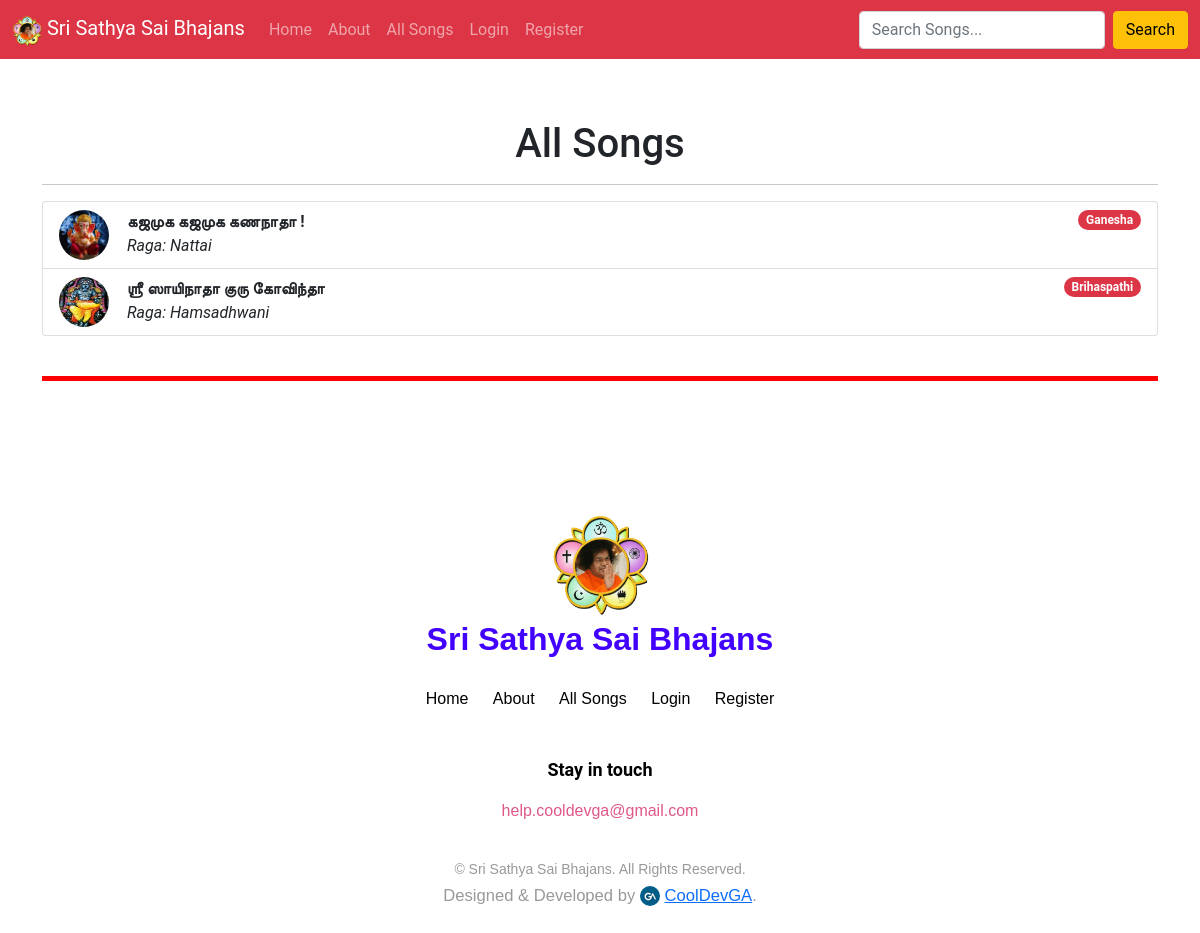
Before: /song/all/ with the older database file.
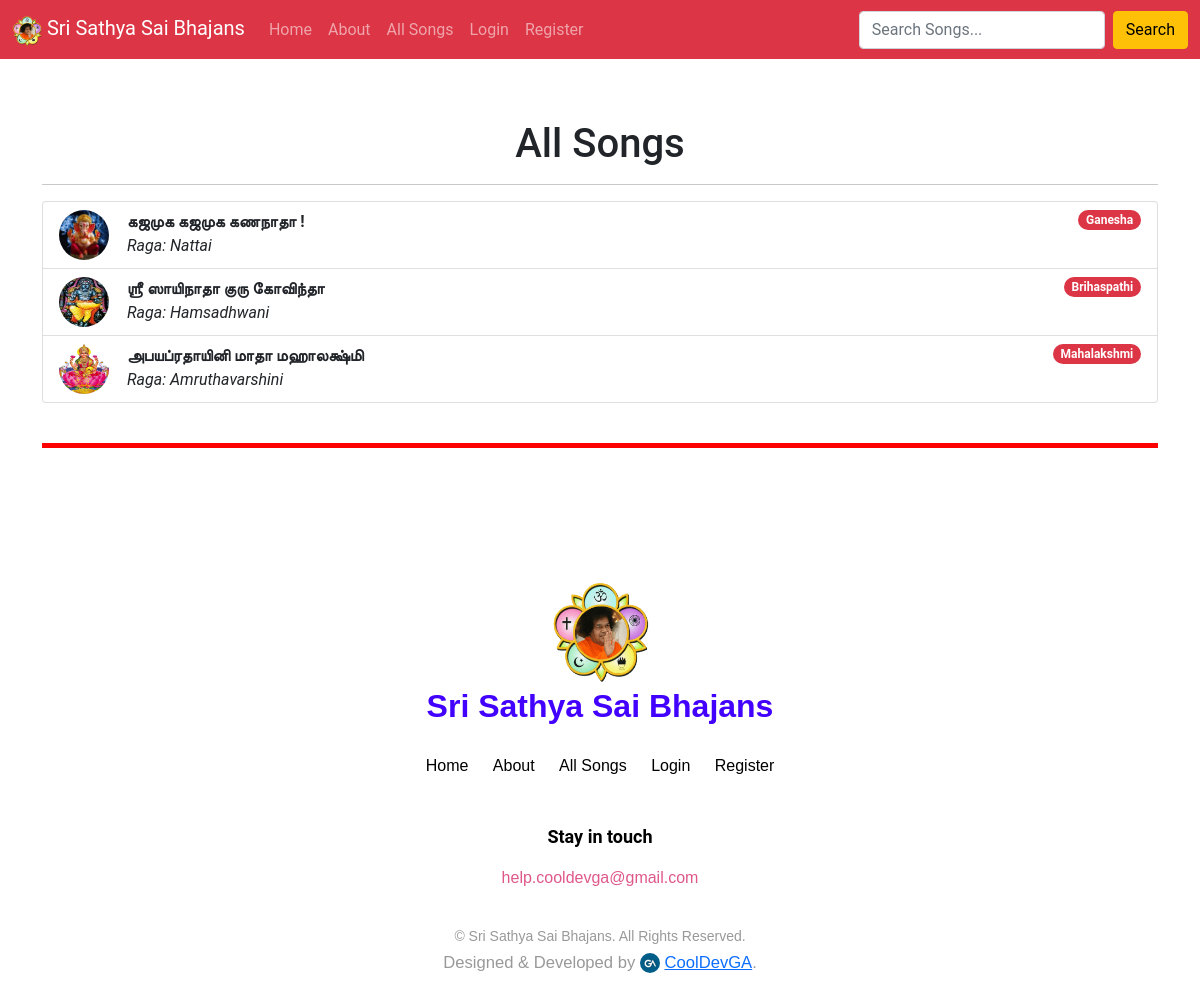
After: the same page with the newer database file.
### home/models.py (models this page shows, shortened)
class Song(models.Model):
    id = models.AutoField(primary_key=True)
    name = models.CharField(max_length=255)
    description = models.TextField()
    Raaga = models.ForeignKey(Raaga, on_delete=models.CASCADE, default=1)
    sort_filter = models.ForeignKey(SortFilter, on_delete=models.CASCADE)
    audio_file = models.FileField(upload_to='media/songs', max_length=10000)
    god = models.ForeignKey(God, on_delete=models.CASCADE, default=1)
    lyrics_pdf = models.FileField(upload_to='lyrics', max_length=1000000000, null=True)
    favourite = models.ManyToManyField(User, related_name='favourite', default=None, blank=True)

class God(models.Model):
     name = models.CharField(max_length=255)
     description = models.TextField()
     image = models.ImageField(upload_to="god_images", default="default.png")

class Raaga(models.Model):
     name = models.CharField(max_length=255)
     description = models.TextField()

### home/views.py (the view)
# urls.py: path('song/all/', SongListView.as_view(), name="all-songs"),
class SongListView(ListView):
    model = Song
    template_name = 'songs/all.html'
    context_object_name = 'songs'

### templates/songs/all.html (shortened to what this page needs)
{% extends 'base.html' %}
{% load static %}
{% block content %}
<br><br><br><br>
    <br>
    <div class="container">
        <h1 align="center">All Songs</h1>
        <hr>
        <ul class="list-group list-group">
          {% for song in songs %}
          <a href="{% url 'song-detail' song.id %}" class="list-group-item list-group-item-action d-flex justify-content-between align-items-start">
            <img style="height: 50px; width: 50px; margin-right: 10px;" class="rounded-circle" src="{{ song.god.image.url }}" alt="Deity Image">
            <div class="ms-2 me-auto">
              <div class="fw-bold d-flex w-100 justify-content-between">
                {{ song.name }}
              </div>
              <i>Raga: {{ song.Raaga.name }}</i>
            </div>
            <span class="badge bg-danger rounded-pill">{{ song.god.name }}
            </span>
          </a>
          {% endfor %}
        </ul>
    </div>
{% endblock content %}

### templates/base.html (shortened to what this page needs)
{% load static %}
<!doctype html>
<html lang="en">
  <head>
    <link href="https://cdn.jsdelivr.net/npm/bootstrap@5.1.3/dist/css/bootstrap.min.css" rel="stylesheet">
    <link rel="stylesheet" href="https://cdn.jsdelivr.net/npm/bootstrap-icons@1.10.5/font/bootstrap-icons.css">
  </head>
  <body>
    <nav class="navbar navbar-expand-lg navbar-dark bg-danger fixed-top">
        <div class="container-fluid">
          <a class="navbar-brand" href="{% url 'home' %}">
            <img src="{% static 'imgs/logo/icon-square.png' %}" alt="" width="30" height="30" class="d-inline-block align-text-top">
            Sri Sathya Sai Bhajans
          </a>
          <div class="collapse navbar-collapse" id="navbarSupportedContent">
            <ul class="navbar-nav me-auto mb-2 mb-lg-0">
              <li class="nav-item">
                <a class="nav-link" href="{% url 'home' %}">Home</a>
              </li>
              <li class="nav-item">
                <a class="nav-link" href="{% url 'home' %}#about">About</a>
              </li>
              <li class="nav-item">
                <a class="nav-link" href="{% url 'all-songs' %}">All Songs</a>
              </li>
              {% if user.is_authenticated %}
              {% if user.is_staff %}
                <li class="nav-item">
                  <a class="nav-link" href="/admin">Admin</a>
                </li>
              {% else %}
              {% endif %}
                <li class="nav-item">
                  <a class="nav-link" href="{% url 'profile' %}">Profile</a>
                </li>
                <li class="nav-item">
                  <a class="nav-link" href="{% url 'logout' %}">Logout</a>
                </li>
              {% else %}
                <li class="nav-item">
                  <a class="nav-link" href="{% url 'login' %}">Login</a>
                </li>
                <li class="nav-item">
                  <a class="nav-link" href="{% url 'register' %}">Register</a>
                </li>
              {% endif %}
            </ul>
            <form method="get" action="/search" class="d-flex">
              <input class="form-control me-2" type="search" placeholder="Search Songs..." aria-label="Search Songs" name="query" id="query">
              <button class="btn btn-warning" type="submit">Search</button>
            </form>
          </div>
        </div>
      </nav>
        {% block content %}
        {% endblock content %}
        <div class="container">
          <br>
          <hr style="background-color: #FF0000; height: 5px; opacity: 100%;">
        </div>
    <footer class="footer-16371">
        <div class="row justify-content-center">
          <div class="col text-center">
            <div class="footer-site-logo mb-4">
              <img src="{% static 'imgs/logo/icon-square.png' %}" alt="" width="100" height="100" class="d-inline-block align-text-top">
              <br>
              <a href="{% url 'home' %}">Sri Sathya Sai Bhajans</a>
            </div>
            <ul class="list-unstyled nav-links mb-5">
              <li><a href="{% url 'home' %}">Home</a></li>
              <li><a href="{% url 'home' %}#about">About</a></li>
              <li><a href="{% url 'all-songs' %}">All Songs</a></li>
              <li><a href="{% url 'login' %}">Login</a></li>
              <li><a href="{% url 'register' %}">Register</a></li>
            </ul>
            <div class="social mb-4">
              <h3>Stay in touch</h3>
              <ul class="list-unstyled">
                <li class="in"><a href="mailto:help.cooldevga@gmail.com">help.cooldevga@gmail.com</a></li>
              </ul>
            </div>
            <div class="copyright">
              <p class="mb-0"><small>&copy; Sri Sathya Sai Bhajans. All Rights Reserved.</small></p>
              <p class="mb-2" style="font-size: 19px"><small>Designed &amp; Developed by <img src="{% static 'imgs/logo/GAORG.jpg' %}" alt="" width="20" height="20" class="d-inline-block align-text-top rounded-circle"> <a href="https://www.youtube.com/channel/UCGFQk2c5Zpas-bkx46uPuSA" target="_blank"><u>CoolDevGA</u></a>.</small></p>
            </div>
          </div>
        </div>
    </footer>
  </body>
</html>

### templates/base.html (style rules this page uses)
body { font-family: "Roboto", -apple-system, BlinkMacSystemFont, "Segoe UI", Roboto, "Helvetica Neue", Arial, "Noto Sans", sans-serif, "Apple Color Emoji", "Segoe UI Emoji", "Segoe UI Symbol", "Noto Color Emoji"; }
h1, h2, h3, h4, h5, h6, .h1, .h2, .h3, .h4, .h5, .h6 { font-family: "Roboto", -apple-system, BlinkMacSystemFont, "Segoe UI", Roboto, "Helvetica Neue", Arial, "Noto Sans", sans-serif, "Apple Color Emoji", "Segoe UI Emoji", "Segoe UI Symbol", "Noto Color Emoji"; }
a { -webkit-transition: .3s all ease; -o-transition: .3s all ease; transition: .3s all ease; }
a, a:hover { text-decoration: none !important; }
.footer-16371 { padding: 7rem 0; font-family: "Poppins", sans-serif; }
.footer-16371 .footer-site-logo { text-align: center; font-size: 2rem; font-weight: 900; }
.footer-16371 .footer-site-logo a { color: #4200ff; }
.footer-16371 .nav-links { padding: 0; margin: 0; }
.footer-16371 .nav-links li { display: inline-block; }
.footer-16371 .nav-links li a { padding: 10px; color: #000; }
.footer-16371 .social h3 { font-weight: bold; font-size: 18px; color: #000; }
.footer-16371 .social ul li { display: inline-block; }
.footer-16371 .social ul li a { display: inline-block; padding: 10px; }
.footer-16371 .social ul li.in a { color: #df588a; }
.footer-16371 .copyright { color: #999999; }

Changed rows visible on the page:
added Song: god.image (picture), name "அபயப்ரதாயினி மாதா மஹாலக்ஷ்மி", Raaga.name "Amruthavarshini", god.name "Mahalakshmi"
